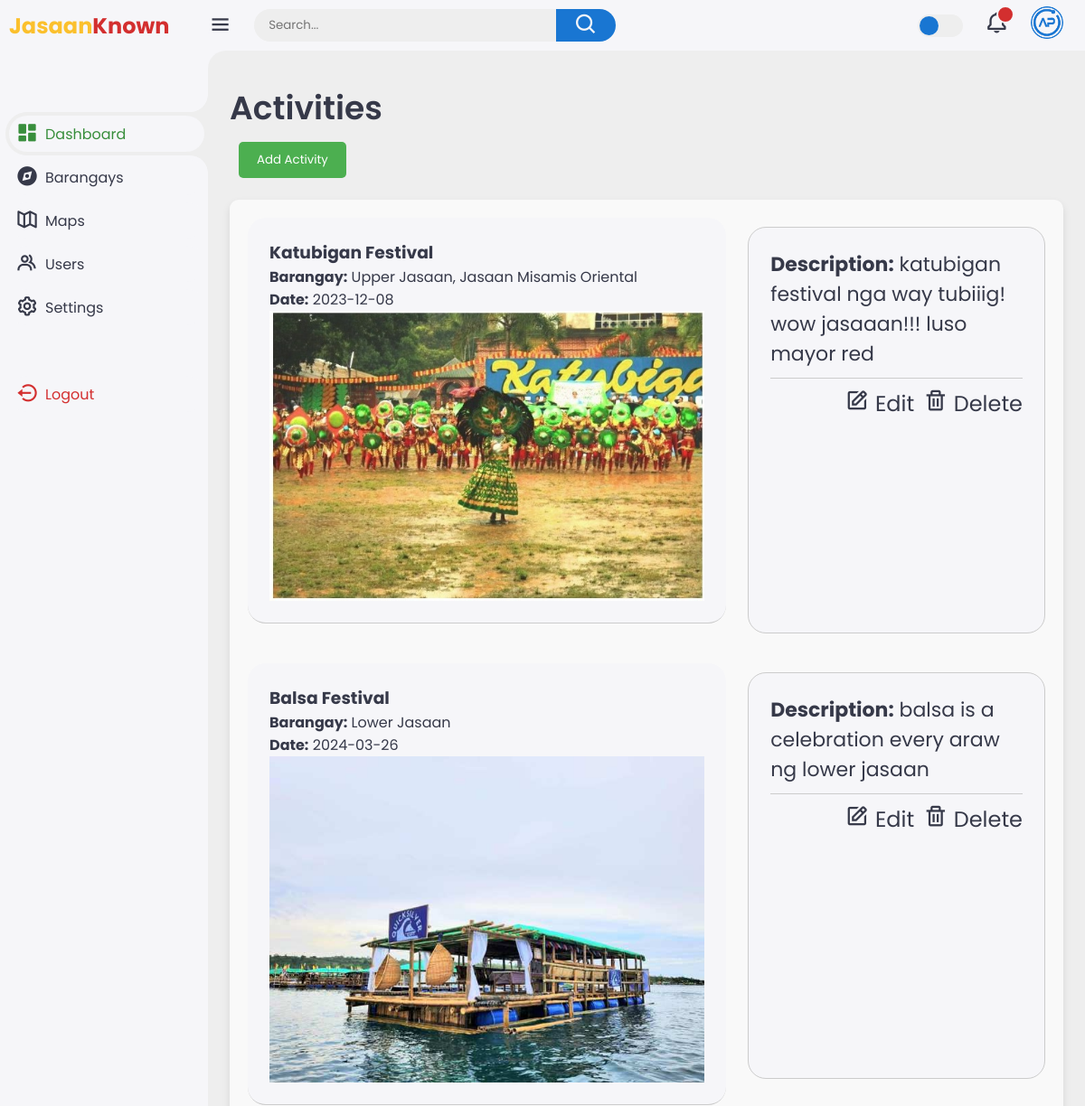
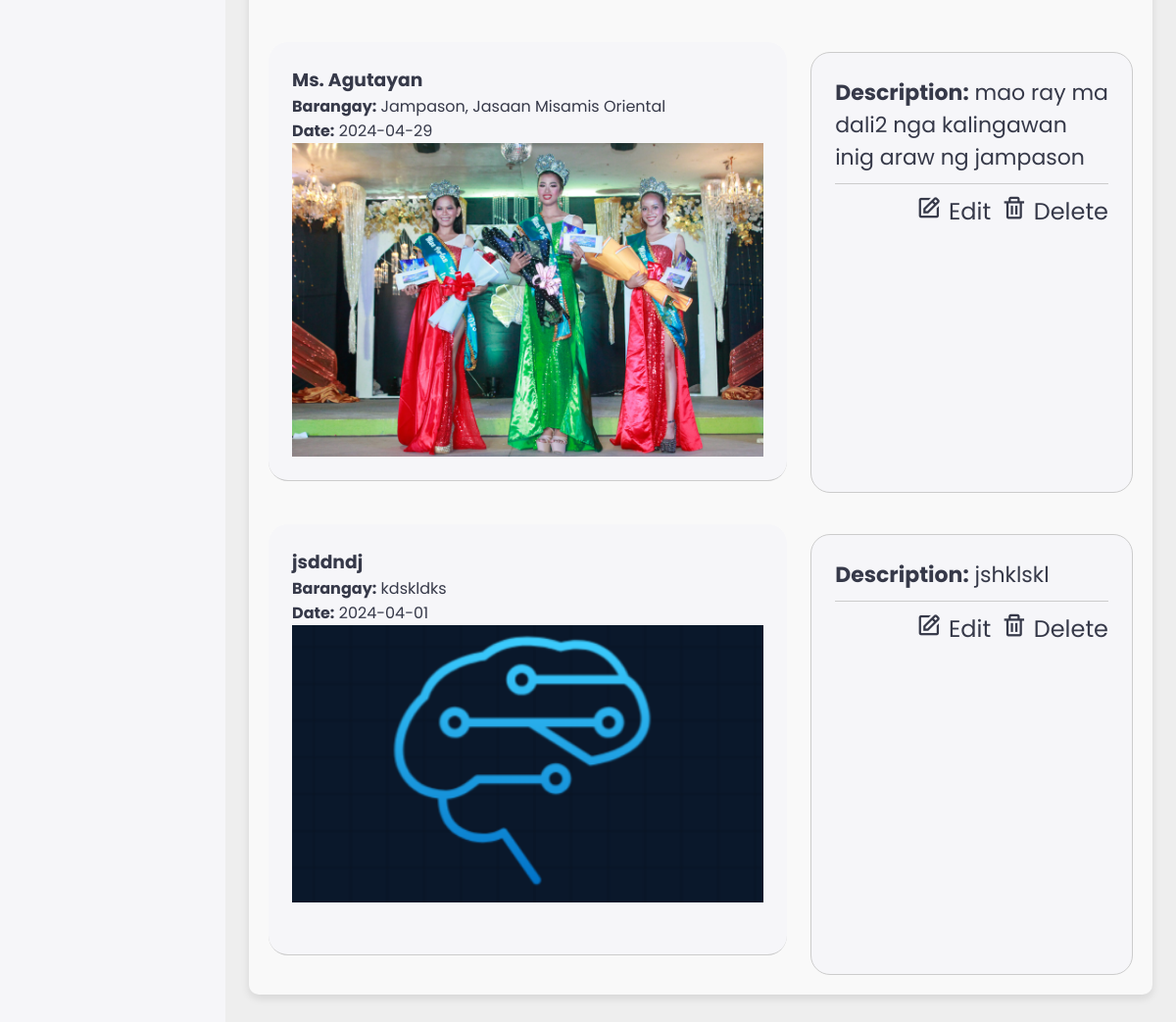
Page /activities.php on the committed database (2 pictures, top to bottom).
### tables this page shows
CREATE TABLE `activities` (
  `id` int(11) NOT NULL,
  `actname` varchar(200) NOT NULL,
  `barangay` varchar(255) NOT NULL,
  `date` date NOT NULL,
  `picture` blob DEFAULT NULL,
  `description` text DEFAULT NULL
);

### activities.php (the view, shortened to what this page needs)
<?php
include 'config.php';
$sql = "SELECT * FROM activities";
$result = $conn->query($sql);
?>
<!DOCTYPE html>
<html>
<head>
    <link href='https://unpkg.com/boxicons@2.1.4/css/boxicons.min.css' rel='stylesheet'>
    <link rel="stylesheet" href="style.css">
</head>
<body>
    <div class="sidebar">
        <a href="#" class="logo">
            <div class="logo-name"><span>Jasaan</span>Known</div>
        </a>
        <ul class="side-menu">
            <li class="active"><a href="dashboard.php" onclick="redirectTo('dashboard.php')"><i class='bx bxs-dashboard'></i>Dashboard</a></li>
            <li class=""><a href="barangay.php" onclick="redirectTo('barangay.php')"><i class='bx bxs-compass'></i>Barangays</a></li>
            <li class=""><a href="maps.php" onclick="redirectTo('maps.php')"><i class='bx bx-map-alt'></i>Maps</a></li>
            <li class=""><a href="#" onclick="redirectTo('users.php')"><i class='bx bx-group'></i>Users</a></li>
            <li class=""><a href="#" onclick="redirectTo('settings.php')"><i class='bx bx-cog'></i>Settings</a></li>
        </ul>
        <ul class="side-menu">
            <li>
                <a href="#" class="logout">
                    <i class='bx bx-log-out-circle'></i>
                    Logout
                </a>
            </li>
        </ul>
    </div>
    <div class="content">
        <nav>
            <i class='bx bx-menu'></i>
            <form action="#">
                <div class="form-input">
                    <input type="search" placeholder="Search...">
                    <button class="search-btn" type="submit"><i class='bx bx-search'></i></button>
                </div>
            </form>
            <label for="theme-toggle" class="theme-toggle"></label>
            <a href="#" class="notif">
                <i class='bx bx-bell'></i>
                <span class="count"></span>
            </a>
            <a href="#" class="profile">
                <img src="images/logo.png">
            </a>
        </nav>
        <main>
            <div class="header">
                <div class="left">
                    <h1>Activities</h1>
                    <button id="addActivityBtn"><a href="registerA.php" style="text-decoration:none; color:inherit;">Add Activity</a></button>
                </div>
            </div>
            <div class="bottom-data">
        <?php
        if ($result->num_rows > 0) {
            while ($row = $result->fetch_assoc()) {
                echo '<div class="activity">';
                echo "<h3>" . $row["actname"] . "</h3>";
                echo "<p><strong>Barangay:</strong> " . $row["barangay"] . "</p>";
                echo "<p><strong>Date:</strong> " . $row["date"] . "</p>";
                echo "<img src='" . $row["picture"] . "' alt='Activity Picture'>";
                echo '</div>';
                echo '<div class="description">';
                echo "<p><strong>Description:</strong> " . $row["description"] . "</p>";
                echo '<div class="action-buttons">';
                echo '<a href="editA.php?id=' . $row["id"] . '" class="edit-btn"><i class="bx bx-edit"></i> Edit</a>';
                echo '<a href="?action=delete&id=' . $row["id"] . '" class="delete-btn" onclick="return confirm(\'Are you sure you want to delete this activity?\')"><i class="bx bx-trash"></i> Delete</a>';
                echo '</div>';
                echo '</div>';
            }
        } else {
            echo "<p>No activities registered yet.</p>";
        }
        ?>
</div>
<main>
</main>
</body>
</html>

### activities.php (style rules this page uses)
.activity { margin-bottom: 20px; padding-bottom: 20px; border-bottom: 1px solid #ccc; display: flex; flex-direction: column; width: 60%; }
.description { height: 450px; border: 1px solid #ccc; border-radius: 5px; margin-top: 10px; flex: 1; width: auto; padding: 5px; }
.description p { margin: 0; font-size: 22px; }
.bottom-data { margin-top: 20px; padding: 20px; background-color: #f9f9f9; border-radius: 10px; box-shadow: 0 4px 8px rgba(0, 0, 0, 0.1); display: flex; flex-wrap: wrap; }
#addActivityBtn { background-color: #4CAF50; color: white; border: none; border-radius: 5px; padding: 10px 20px; margin-left: 10px; cursor: pointer; }
.action-buttons { margin-top: 10px; padding-top: 10px; border-top: 1px solid #ccc; display: flex; justify-content: flex-end; }
.action-buttons a { margin-left: 10px; text-decoration: none; color: inherit; font-size: 24px; }
.sidebar .logo .logo-name { margin-left: 10px; }

### rows in the picture
activities: actname "Katubigan Festival", barangay "Upper Jasaan, Jasaan Misamis Oriental", date "2023-12-08", picture (picture), description "katubigan festival nga way tubiiig! wow jasaaan!!! luso mayor red"
activities: actname "Balsa Festival", barangay "Lower Jasaan", date "2024-03-26", picture (picture), description "balsa is a celebration every araw ng lower jasaan"
activities: actname "Ms. Agutayan", barangay "Jampason, Jasaan Misamis Oriental", date "2024-04-29", picture (picture), description "mao ray ma dali2 nga kalingawan inig araw ng jampason"
activities: actname "jsddndj", barangay "kdskldks", date "2024-04-01", picture (picture), description "jshklskl"
